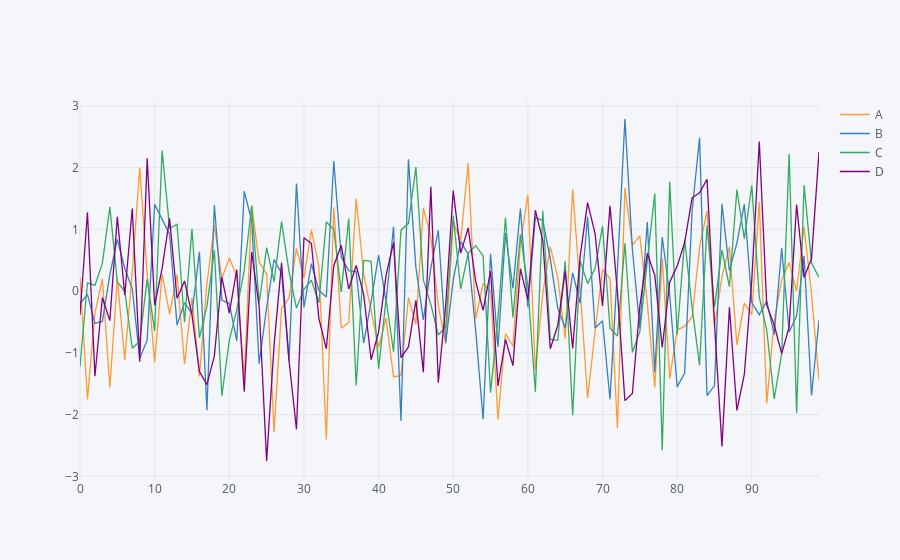

Notebook cell for this chart:
### Markdown cell above
Now, notice the difference!

### Code cell
df.iplot()
